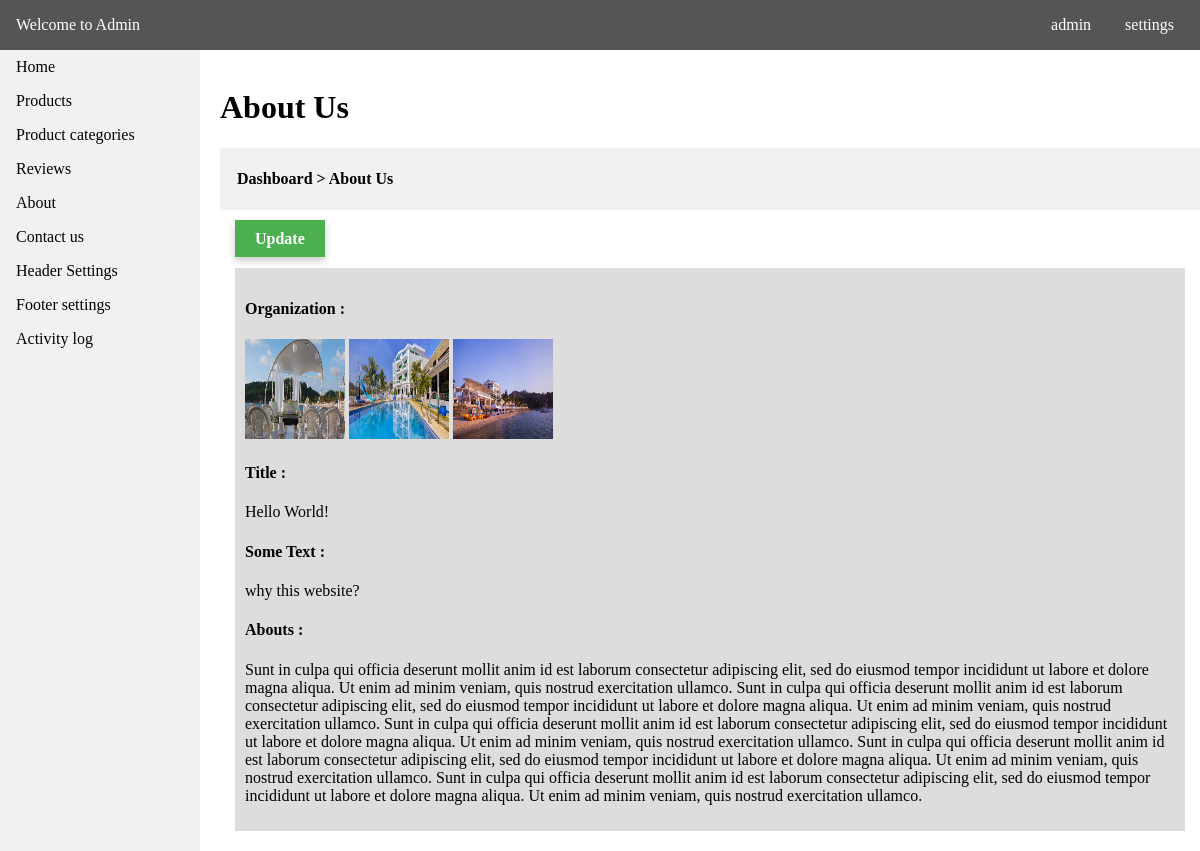
The page /admin/about.php on the database its author committed.
### tables this page shows
CREATE TABLE `tbl_menus` (
  `id` int(11) NOT NULL,
  `menu_name` varchar(255) NOT NULL,
  `menu_link` varchar(255) NOT NULL,
  `date_created` datetime NOT NULL DEFAULT CURRENT_TIMESTAMP
);

CREATE TABLE `tbl_about` (
  `id` int(11) NOT NULL,
  `name` varchar(50) NOT NULL,
  `image1` varchar(255) NOT NULL,
  `image2` varchar(255) NOT NULL,
  `image3` varchar(255) NOT NULL,
  `some_text` varchar(50) NOT NULL,
  `description` text NOT NULL,
  `date_posted` datetime NOT NULL DEFAULT CURRENT_TIMESTAMP,
  `date_created` datetime NOT NULL DEFAULT CURRENT_TIMESTAMP
);

### api/dbh.php (called while the page is built, shortened)
<?php
class dbh {
    public function __construct() {
        $this->servername = HOST;
        $this->username = USER;
        $this->password = PASS;
        $this->dbname = DBNAME;
        $this->conn = mysqli_connect($this->servername,$this->username,$this->password,$this->dbname);
    }
}
?>

### config.php (called while the page is built, shortened)
<?php
include API.'dbh.php';
include API.'viewUser.php';
$viewUser = new ViewUser;
?>

### api/viewUser.php (called while the page is built, shortened)
<?php
class ViewUser extends User {
    public function get_data($get_table) {
        $query = "SELECT * FROM ".$get_table." ORDER BY id DESC";
        $res = mysqli_query($this->conn,$query);
        return $res;
    }
    public function get_query($query) {
        $res = mysqli_query($this->conn,$query);
        return $res;
    }
}
?>

### admin/about.php (the view, shortened to what this page needs)
<?php
include '../config.php';
    $table = "tbl_about";
    $res = $viewUser->get_data($table);
    foreach ($res as $data) {
        $name = $data['name'];
        $some = $data['some_text'];
        $abouts = $data['description'];
        $img1 = $data['image1'];
        $img2 = $data['image2'];
        $img3 = $data['image3'];
        $pid = $data['id'];
    }
?>
<!DOCTYPE html>
<html>
<head>
    <link rel="stylesheet" type="text/css" media="screen" href="admin_css/main.css" />
</head>
<body>
<?php
include 'require/nav.php';
?>
<div class="container">
    <br>
<h1>About Us</h1>
<div style="background-color:#f1f1f1;padding:1px;"><h4>&nbsp &nbsp Dashboard > About Us</h4></div>
    <div class="content">
        <div class="row">
            <div class="options">
                <a class="update" href="<?php echo ADMIN_URL.'about_update.php?id='.$pid;?>">Update</a>
            </div>
            <div style="padding: 20px;">
                <div style="padding:10px;width:100%;background-color:#ddd;">
                <h4>Organization :</h4>
                <span><img src="../<?php echo $img1; ?>" style="height:100px;width:100px;" alt=""></span>
                <span><img src="../<?php echo $img2; ?>" style="height:100px;width:100px;" alt=""></span>
                <span><img src="../<?php echo $img3; ?>" style="height:100px;width:100px;" alt=""></span>
                <h4>Title :</h4>
                    <p><?php echo $name; ?></p>
                <h4>Some Text :</h4>
                    <p><?php echo $some; ?></p>
                <h4>Abouts :</h4>
                    <p><?php echo $abouts; ?></p>
                </div>
            </div>
    </div>
    </div>
</div>
</body>
</html>

### admin/require/nav.php
<div class="header">
    <p><a style="color:#fff;text-decoration:none;" href="<?php echo ADMIN_URL;?>">Welcome to Admin</a></p>
    <div class="head-content">
        <p>admin</p>
        <p>settings</p>
    </div>
</div>
<nav class="navi">
    <ul>
        <li><a href="<?php echo ADMIN_URL;?>">Home</a></li>
    <?php
        $tbl = "SELECT * FROM tbl_menus";
        $res = $viewUser->get_query($tbl);
        while($row = $res->fetch_assoc()) {
            $menu = $row['menu_name'];
            $link = $row['menu_link'];
    ?>
        <li><a href="<?php echo ADMIN_URL.$link.'.php'; ?>"><?php echo ucfirst($menu); ?></a></li>
    <?php
        }
    ?>
    </ul>
</nav>

### admin/admin_css/main.css (style rules this page uses)
* { box-sizing: border-box; }
body { margin: 0; font-family: Cambria, Cochin, Georgia, Times, 'Times New Roman', serif; }
ul { list-style-type: none; margin: 0; padding: 0; width: 200px; top: 50px; background-color: #f1f1f1; position: fixed; height: 100%; overflow: auto; }
li a { display: block; color: #000; padding: 8px 16px; text-decoration: none; }
.header { background-color: #555; color:white; display: inline-block; width: 100%; position:fixed; top:0; padding: 16px; }
.header p { display: inline; }
.container { margin-top: 50px; margin-left: 220px; }
.content { margin-top: 20px; }
.head-content { float:right; }
.head-content p { margin-left: 10px; padding: 10px; }
.row { margin: 0 -5px; }
.row:after { content: ""; display: table; clear: both; }
.options a { margin-left: 20px; padding: 10px 20px; background-color: #f1f1f1; text-decoration: none; color: #fff; font-weight: bold; box-shadow: 0 4px 8px 0 rgba(0, 0, 0, 0.2); }
.options .update { background-color: #4CAF50; }

### rows shown on the page
tbl_menus: menu_name "Products"
tbl_menus: menu_name "Product categories"
tbl_menus: menu_name "Reviews"
tbl_menus: menu_name "About"
tbl_menus: menu_name "Contact us"
tbl_menus: menu_name "Header Settings"
tbl_menus: menu_name "Footer settings"
tbl_menus: menu_name "Activity log"
tbl_about: image1 (picture), image2 (picture), image3 (picture), name "Hello World!", some_text "why this website?", description "Sunt in culpa qui officia deserunt mollit anim id est laborum consectetur adipiscing elit, sed do eiusmod tempor incididunt ut labore et dolore magna aliqua. Ut enim ad minim veniam, quis nostrud exercitation ullamco. Sunt in culpa qui officia deserunt mollit anim id est laborum consectetur adipiscing elit, sed do eiusmod tempor incididunt ut labore et dolore magna aliqua. Ut enim ad minim veniam, quis nostrud exercitation ullamco. Sunt in culpa qui officia deserunt mollit anim id est laborum consectetur adipiscing elit, sed do eiusmod tempor incididunt ut labore et dolore magna aliqua. Ut enim ad minim veniam, quis nostrud exercitation ullamco. Sunt in culpa qui officia deserunt mollit…"
